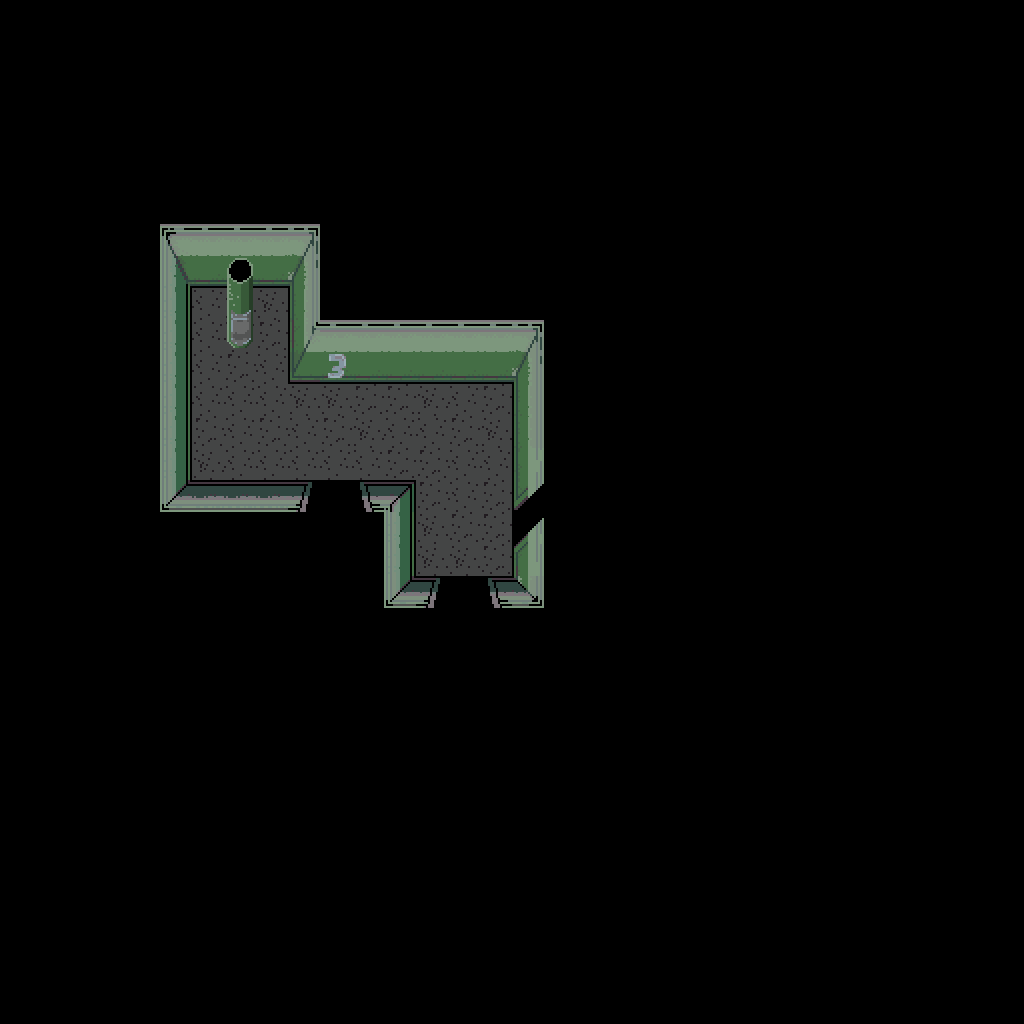

A 2D game scene composited from a Tiled map and its tileset images. What follows is a short description and the map's XML, with every tile layer's data as written:
An orthogonal 32x32 tile map with 32x32 px tiles, 2 tile layers (tiles, th), 2 tilesets and 12 objects (maph_bottom, mapl_liftom, clos_rightm).

<map version="1.10" tiledversion="1.11.2" orientation="orthogonal" renderorder="left-up" width="32" height="32" tilewidth="32" tileheight="32" infinite="0" nextlayerid="6" nextobjectid="16">
 <tileset firstgid="1" source="Appart.tsx" />
 <tileset firstgid="129" source="Appartment_B.tsx" />
 <layer id="1" name="tiles" width="32" height="32">
  <data encoding="csv">
0,0,0,0,0,0,0,0,0,0,0,0,0,0,0,0,0,0,0,0,0,0,0,0,0,0,0,0,0,0,0,0,
0,0,0,0,0,0,0,0,0,0,0,0,0,0,0,0,0,0,0,0,0,0,0,0,0,0,0,0,0,0,0,0,
0,0,0,0,0,0,0,0,0,0,0,0,0,0,0,0,0,0,0,0,0,0,0,0,0,0,0,0,0,0,0,0,
0,0,0,0,0,0,0,0,0,0,0,0,0,0,0,0,0,0,0,0,0,0,0,0,0,0,0,0,0,0,0,0,
0,0,0,0,0,0,0,0,0,0,0,0,0,0,0,0,0,0,0,0,0,0,0,0,0,0,0,0,0,0,0,0,
0,0,0,0,0,0,0,0,0,0,0,0,0,0,0,0,0,0,0,0,0,0,0,0,0,0,0,0,0,0,0,0,
0,0,0,0,0,0,0,0,0,0,0,0,0,0,0,0,0,0,0,0,0,0,0,0,0,0,0,0,0,0,0,0,
0,0,0,0,0,1,2,2,2,3,0,0,0,0,0,0,0,0,0,0,0,0,0,0,0,0,0,0,0,0,0,0,
0,0,0,0,0,9,10,10,10,11,0,0,0,0,0,0,0,0,0,0,0,0,0,0,0,0,0,0,0,0,0,0,
0,0,0,0,0,17,57,58,58,19,0,0,0,0,0,0,0,0,0,0,0,0,0,0,0,0,0,0,0,0,0,0,
0,0,0,0,0,17,57,57,59,47,2,2,2,2,2,2,3,0,0,0,0,0,0,0,0,0,0,0,0,0,0,0,
0,0,0,0,0,17,57,59,57,55,10,10,10,10,10,10,11,0,0,0,0,0,0,0,0,0,0,0,0,0,0,0,
0,0,0,0,0,17,57,57,57,58,58,59,59,58,57,59,19,0,0,0,0,0,0,0,0,0,0,0,0,0,0,0,
0,0,0,0,0,17,59,57,59,57,59,58,57,57,59,58,19,0,0,0,0,0,0,0,0,0,0,0,0,0,0,0,
0,0,0,0,0,17,58,57,57,57,57,57,59,59,57,57,7,0,0,0,0,0,0,0,0,0,0,0,0,0,0,0,
0,0,0,0,0,25,26,26,26,20,21,22,40,59,57,59,15,0,0,0,0,0,0,0,0,0,0,0,0,0,0,0,
0,0,0,0,0,0,0,0,0,0,0,0,17,58,59,59,23,0,0,0,0,0,0,0,0,0,0,0,0,0,0,0,
0,0,0,0,0,0,0,0,0,0,0,0,17,58,58,59,31,0,0,0,0,0,0,0,0,0,0,0,0,0,0,0,
0,0,0,0,0,0,0,0,0,0,0,0,25,20,21,22,27,0,0,0,0,0,0,0,0,0,0,0,0,0,0,0,
0,0,0,0,0,0,0,0,0,0,0,0,0,0,0,0,0,0,0,0,0,0,0,0,0,0,0,0,0,0,0,0,
0,0,0,0,0,0,0,0,0,0,0,0,0,0,0,0,0,0,0,0,0,0,0,0,0,0,0,0,0,0,0,0,
0,0,0,0,0,0,0,0,0,0,0,0,0,0,0,0,0,0,0,0,0,0,0,0,0,0,0,0,0,0,0,0,
0,0,0,0,0,0,0,0,0,0,0,0,0,0,0,0,0,0,0,0,0,0,0,0,0,0,0,0,0,0,0,0,
0,0,0,0,0,0,0,0,0,0,0,0,0,0,0,0,0,0,0,0,0,0,0,0,0,0,0,0,0,0,0,0,
0,0,0,0,0,0,0,0,0,0,0,0,0,0,0,0,0,0,0,0,0,0,0,0,0,0,0,0,0,0,0,0,
0,0,0,0,0,0,0,0,0,0,0,0,0,0,0,0,0,0,0,0,0,0,0,0,0,0,0,0,0,0,0,0,
0,0,0,0,0,0,0,0,0,0,0,0,0,0,0,0,0,0,0,0,0,0,0,0,0,0,0,0,0,0,0,0,
0,0,0,0,0,0,0,0,0,0,0,0,0,0,0,0,0,0,0,0,0,0,0,0,0,0,0,0,0,0,0,0,
0,0,0,0,0,0,0,0,0,0,0,0,0,0,0,0,0,0,0,0,0,0,0,0,0,0,0,0,0,0,0,0,
0,0,0,0,0,0,0,0,0,0,0,0,0,0,0,0,0,0,0,0,0,0,0,0,0,0,0,0,0,0,0,0,
0,0,0,0,0,0,0,0,0,0,0,0,0,0,0,0,0,0,0,0,0,0,0,0,0,0,0,0,0,0,0,0,
0,0,0,0,0,0,0,0,0,0,0,0,0,0,0,0,0,0,0,0,0,0,0,0,0,0,0,0,0,0,0,0
</data>
 </layer>
 <layer id="4" name="th" width="32" height="32">
  <data encoding="csv">
0,0,0,0,0,0,0,0,0,0,0,0,0,0,0,0,0,0,0,0,0,0,0,0,0,0,0,0,0,0,0,0,
0,0,0,0,0,0,0,0,0,0,0,0,0,0,0,0,0,0,0,0,0,0,0,0,0,0,0,0,0,0,0,0,
0,0,0,0,0,0,0,0,0,0,0,0,0,0,0,0,0,0,0,0,0,0,0,0,0,0,0,0,0,0,0,0,
0,0,0,0,0,0,0,0,0,0,0,0,0,0,0,0,0,0,0,0,0,0,0,0,0,0,0,0,0,0,0,0,
0,0,0,0,0,0,0,0,0,0,0,0,0,0,0,0,0,0,0,0,0,0,0,0,0,0,0,0,0,0,0,0,
0,0,0,0,0,0,0,0,0,0,0,0,0,0,0,0,0,0,0,0,0,0,0,0,0,0,0,0,0,0,0,0,
0,0,0,0,0,0,0,0,0,0,0,0,0,0,0,0,0,0,0,0,0,0,0,0,0,0,0,0,0,0,0,0,
0,0,0,0,0,0,0,0,0,0,0,0,0,0,0,0,0,0,0,0,0,0,0,0,0,0,0,0,0,0,0,0,
0,0,0,0,0,0,0,251,0,0,0,0,0,0,0,0,0,0,0,0,0,0,0,0,0,0,0,0,0,0,0,0,
0,0,0,0,0,0,0,267,0,0,0,0,0,0,0,0,0,0,0,0,0,0,0,0,0,0,0,0,0,0,0,0,
0,0,0,0,0,0,0,283,0,0,0,0,0,0,0,0,0,0,0,0,0,0,0,0,0,0,0,0,0,0,0,0,
0,0,0,0,0,0,0,0,0,0,379,0,0,0,0,0,0,0,0,0,0,0,0,0,0,0,0,0,0,0,0,0,
0,0,0,0,0,0,0,0,0,0,0,0,0,0,0,0,0,0,0,0,0,0,0,0,0,0,0,0,0,0,0,0,
0,0,0,0,0,0,0,0,0,0,0,0,0,0,0,0,0,0,0,0,0,0,0,0,0,0,0,0,0,0,0,0,
0,0,0,0,0,0,0,0,0,0,0,0,0,0,0,0,0,0,0,0,0,0,0,0,0,0,0,0,0,0,0,0,
0,0,0,0,0,0,0,0,0,0,0,0,0,0,0,0,0,0,0,0,0,0,0,0,0,0,0,0,0,0,0,0,
0,0,0,0,0,0,0,0,0,0,0,0,0,0,0,0,0,0,0,0,0,0,0,0,0,0,0,0,0,0,0,0,
0,0,0,0,0,0,0,0,0,0,0,0,0,0,0,0,0,0,0,0,0,0,0,0,0,0,0,0,0,0,0,0,
0,0,0,0,0,0,0,0,0,0,0,0,0,0,0,0,0,0,0,0,0,0,0,0,0,0,0,0,0,0,0,0,
0,0,0,0,0,0,0,0,0,0,0,0,0,0,0,0,0,0,0,0,0,0,0,0,0,0,0,0,0,0,0,0,
0,0,0,0,0,0,0,0,0,0,0,0,0,0,0,0,0,0,0,0,0,0,0,0,0,0,0,0,0,0,0,0,
0,0,0,0,0,0,0,0,0,0,0,0,0,0,0,0,0,0,0,0,0,0,0,0,0,0,0,0,0,0,0,0,
0,0,0,0,0,0,0,0,0,0,0,0,0,0,0,0,0,0,0,0,0,0,0,0,0,0,0,0,0,0,0,0,
0,0,0,0,0,0,0,0,0,0,0,0,0,0,0,0,0,0,0,0,0,0,0,0,0,0,0,0,0,0,0,0,
0,0,0,0,0,0,0,0,0,0,0,0,0,0,0,0,0,0,0,0,0,0,0,0,0,0,0,0,0,0,0,0,
0,0,0,0,0,0,0,0,0,0,0,0,0,0,0,0,0,0,0,0,0,0,0,0,0,0,0,0,0,0,0,0,
0,0,0,0,0,0,0,0,0,0,0,0,0,0,0,0,0,0,0,0,0,0,0,0,0,0,0,0,0,0,0,0,
0,0,0,0,0,0,0,0,0,0,0,0,0,0,0,0,0,0,0,0,0,0,0,0,0,0,0,0,0,0,0,0,
0,0,0,0,0,0,0,0,0,0,0,0,0,0,0,0,0,0,0,0,0,0,0,0,0,0,0,0,0,0,0,0,
0,0,0,0,0,0,0,0,0,0,0,0,0,0,0,0,0,0,0,0,0,0,0,0,0,0,0,0,0,0,0,0,
0,0,0,0,0,0,0,0,0,0,0,0,0,0,0,0,0,0,0,0,0,0,0,0,0,0,0,0,0,0,0,0,
0,0,0,0,0,0,0,0,0,0,0,0,0,0,0,0,0,0,0,0,0,0,0,0,0,0,0,0,0,0,0,0
</data>
 </layer>
 <objectgroup id="2" name="coll">
  <object id="1" x="518.667" y="361.333" width="17.3333" height="231.333" />
  <object id="2" x="300.667" y="358" width="203.333" height="12.6667" />
  <object id="3" x="300.667" y="262" width="7.33333" height="77.3333" />
  <object id="4" x="196.667" y="262" width="78.6667" height="10.6667" />
  <object id="5" x="172.667" y="262" width="10.6667" height="230" />
  <object id="6" x="201.333" y="490" width="200.667" height="10" />
  <object id="7" x="394.667" y="520" width="12.6667" height="72.6667" />
  <object id="8" x="424.667" y="586" width="81.3333" height="13.3333" />
  <object id="15" x="234.667" y="284.667" width="14.6667" height="58" />
 </objectgroup>
 <objectgroup id="3" name="trigg">
  <object id="9" name="maph_bottom" x="456" y="548.667" width="18" height="21.3333" />
  <object id="10" name="mapl_liftom" x="326.667" y="451.333" width="21.3333" height="25.3333" />
  <object id="11" name="clos_rightm" x="488" y="515.636" width="21.4545" height="22.3636" />
 </objectgroup>
 <objectgroup id="5" name="enem" />
</map>